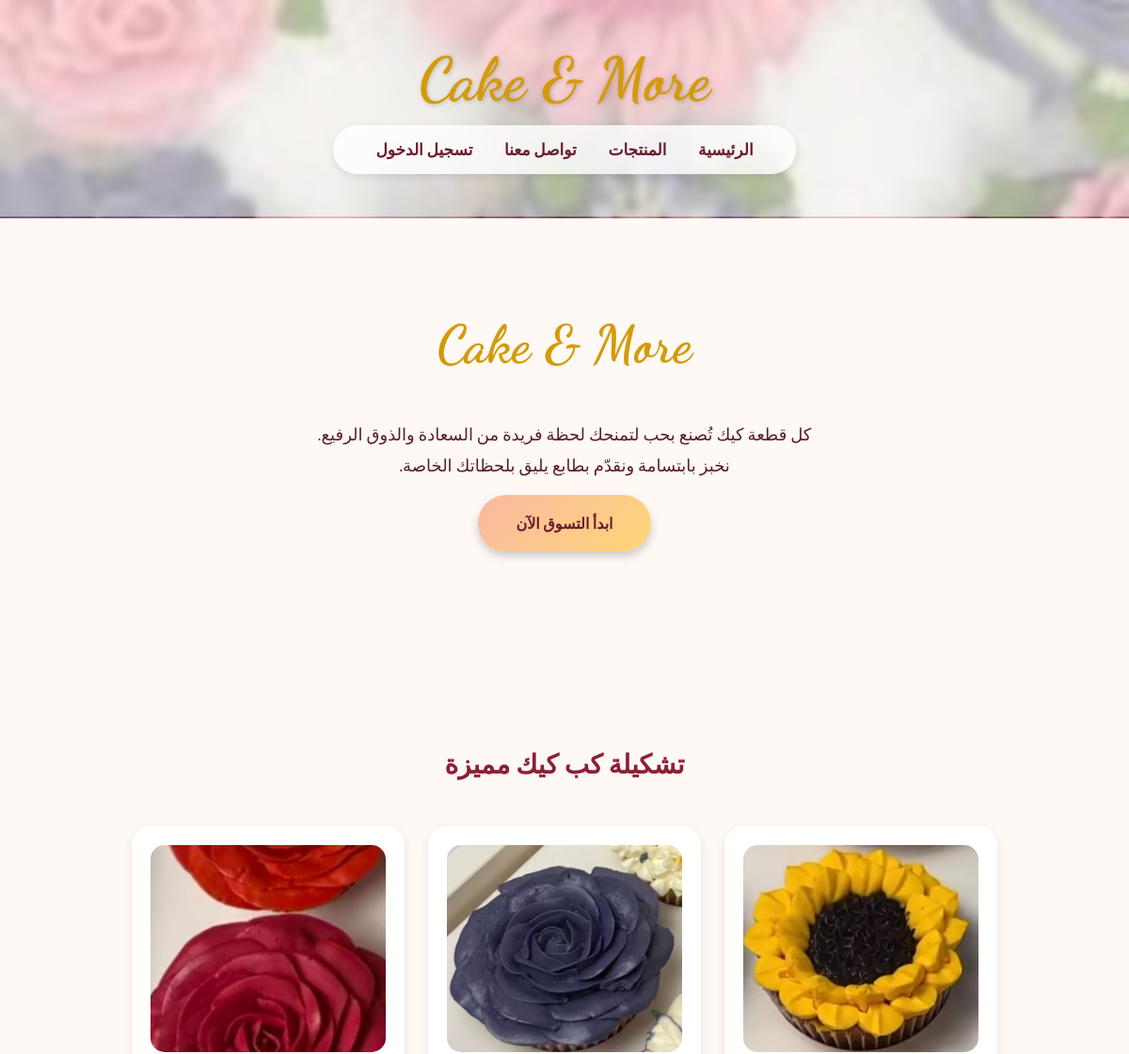
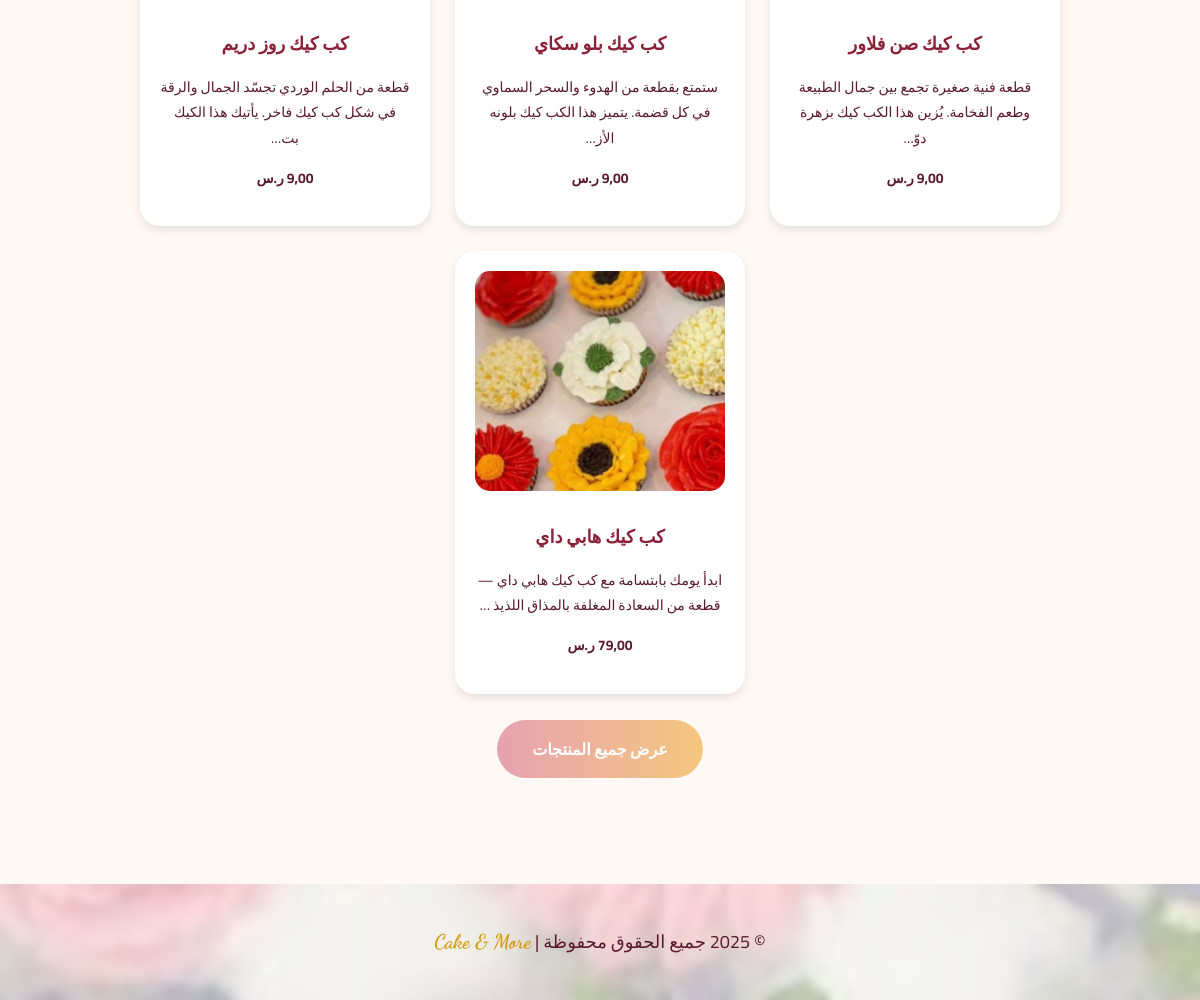
The page / on the database its author committed (2 pictures, top to bottom).
### store/models.py (models this page shows, shortened)
class Product(models.Model):
    name = models.CharField(max_length=100, verbose_name="اسم المنتج")
    description = models.TextField(verbose_name="الوصف")
    price = models.DecimalField(max_digits=6, decimal_places=2, verbose_name="السعر")
    image = models.ImageField(upload_to="products/", verbose_name="صورة المنتج")
    class Meta:
        verbose_name = "منتج"
        verbose_name_plural = "المنتجات"

### core/views.py (the view)
# urls.py: path('', views.home, name='home'),
def home(request):
    latest_products = Product.objects.all()[:4]  # جلب آخر 4 منتجات فقط
    return render(request, 'core/home.html', {'latest_products': latest_products})

### templates/core/home.html (shortened to what this page needs)
{% load static %}
<!DOCTYPE html>
<html lang="ar" dir="rtl">
<head>
</head>
<body>
  {% include 'header.html' %}
  <section>
    <h1>Cake & More</h1>
    <p>كل قطعة كيك تُصنع بحب لتمنحك لحظة فريدة من السعادة والذوق الرفيع.<br>
       نخبز بابتسامة ونقدّم بطابع يليق بلحظاتك الخاصة.</p>
    <a href="/store/" class="btn">ابدأ التسوق الآن</a>
  </section>
  <section>
    <h2>تشكيلة كب كيك مميزة</h2>
    <div class="products">
      {% for product in latest_products %}
      <div class="card">
        {% if product.image %}
          <img src="{{ product.image.url }}" alt="{{ product.name }}">
        {% else %}
          <img src="{% static 'images/no_image.png' %}" alt="no image">
        {% endif %}
        <h4>{{ product.name }}</h4>
        <p>{{ product.description|truncatechars:80 }}</p>
        <p class="price">{{ product.price }} ر.س</p>
      </div>
      {% empty %}
        <p>لا توجد منتجات بعد.</p>
      {% endfor %}
    </div>
    <div class="show-all">
      <a href="{% url 'product_list' %}">عرض جميع المنتجات</a>
    </div>
  </section>
  {% include 'footer.html' %}
</body>
</html>

### templates/core/home.html (style rules this page uses)
body { background-color: #fff9f5; margin: 0; font-family: 'Cairo', sans-serif; color: #6b1b2e; text-align: center; overflow-x: hidden; }
section { padding: 70px 20px; animation: fadeIn 1.2s ease; }
h1 { font-family: 'Dancing Script', cursive; font-size: 56px; color: #d49a0a; margin-top: 30px; }
h2 { font-family: 'Cairo', sans-serif; color: #8b2036; margin-top: 60px; font-size: 28px; }
p { font-size: 18px; line-height: 1.8; color: #5a1a2e; max-width: 700px; margin: 15px auto; }
.btn { display: inline-block; background: linear-gradient(135deg, #f8b9a3, #ffd678); color: #6b1b2e; padding: 15px 40px; border-radius: 40px; text-decoration: none; font-weight: bold; box-shadow: 0 5px 10px rgba(0,0,0,0.2); transition: 0.3s ease; }
.products { display: flex; flex-wrap: wrap; justify-content: center; gap: 25px; margin-top: 40px; }
.card { background-color: #fff; border-radius: 20px; box-shadow: 0 4px 10px rgba(0,0,0,0.1); width: 250px; padding: 20px; transition: 0.3s ease; position: relative; }
.card img { width: 100%; height: 220px; object-fit: cover; border-radius: 15px; margin-bottom: 10px; }
.card h4 { color: #8b2036; margin: 10px 0; font-size: 18px; }
.card p { font-size: 14px; color: #5a1a2e; }
.price { font-weight: bold; color: #e85c9a; margin-top: 8px; }
.show-all { margin-top: 40px; }
.show-all a { background: linear-gradient(90deg, #e6a2b2, #f5c77d); color: white; padding: 14px 35px; border-radius: 30px; text-decoration: none; font-weight: bold; transition: 0.3s ease; }

### rows shown on the page
Product: image (picture), name "كب كيك صن فلاور", description "قطعة فنية صغيرة تجمع بين جمال الطبيعة وطعم الفخامة. يُزين هذا الكب كيك بزهرة دوّ…", price "9,00"
Product: image (picture), name "كب كيك بلو سكاي", description "ستمتع بقطعة من الهدوء والسحر السماوي في كل قضمة. يتميز هذا الكب كيك بلونه الأز…", price "9,00"
Product: image (picture), name "كب كيك روز دريم", description "قطعة من الحلم الوردي تجسّد الجمال والرقة في شكل كب كيك فاخر. يأتيك هذا الكيك بت…", price "9,00"
Product: image (picture), name "كب كيك هابي داي", description "ابدأ يومك بابتسامة مع كب كيك هابي داي — قطعة من السعادة المغلفة بالمذاق اللذيذ …", price "79,00"
